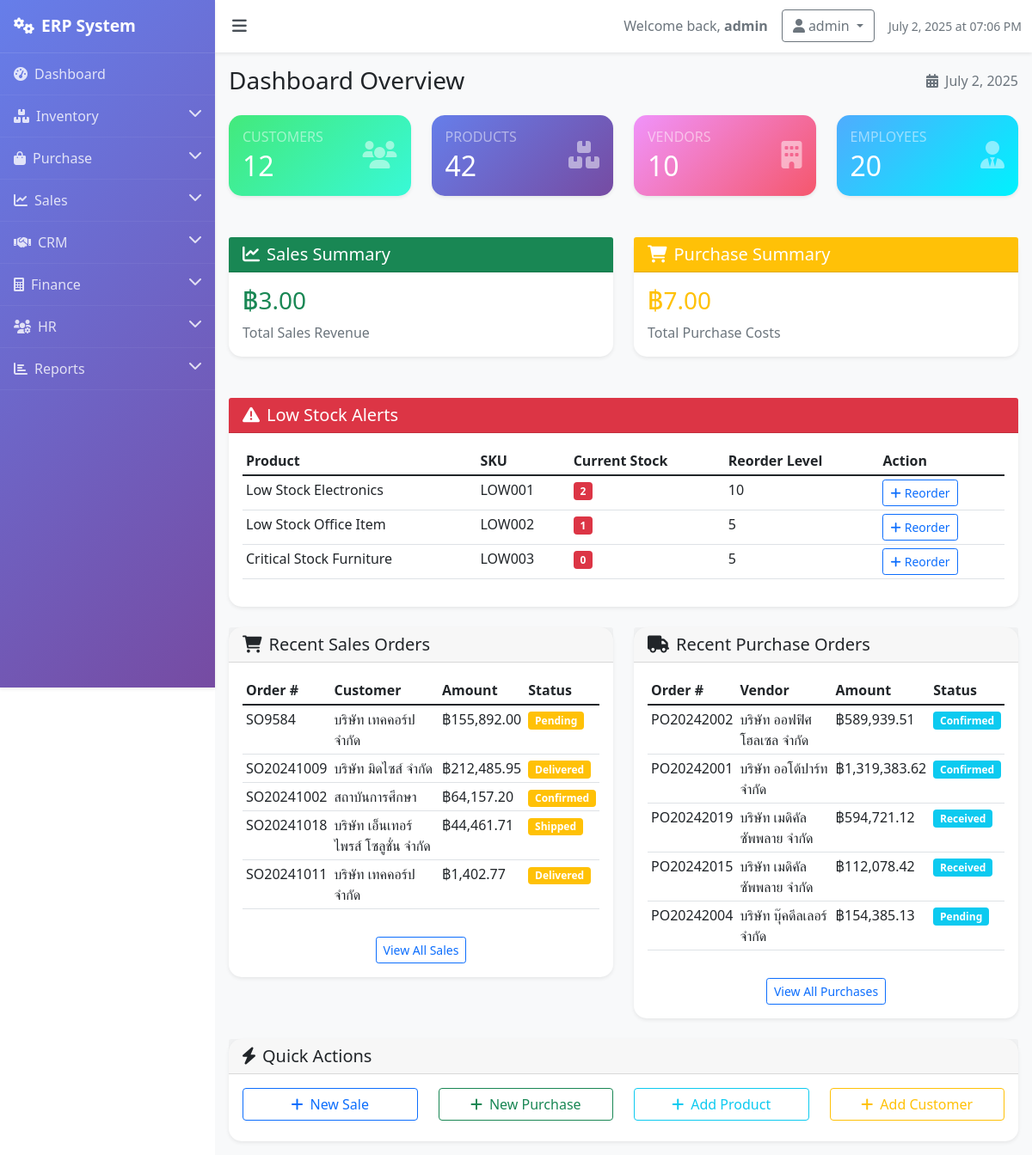
Page / (signed in) on the earlier database version.
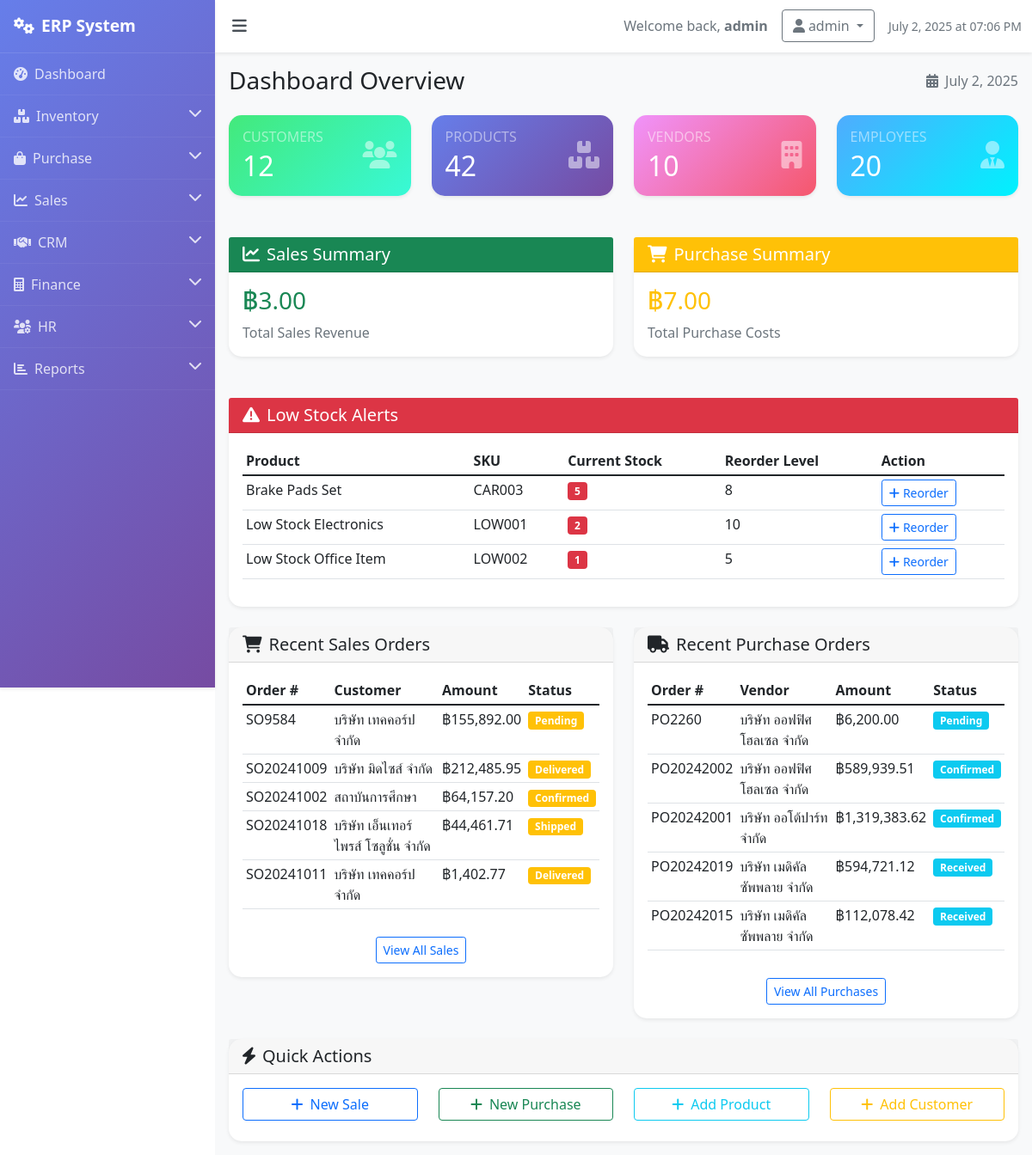
Same page on the later database version.
### models.py (models this page shows, shortened)
class Product(db.Model):
    id = db.Column(db.Integer, primary_key=True)
    name = db.Column(db.String(100), nullable=False)
    sku = db.Column(db.String(50), unique=True, nullable=False)
    description = db.Column(db.Text)
    category_id = db.Column(db.Integer, db.ForeignKey('category.id'))
    unit_price = db.Column(db.Float, nullable=False)
    cost_price = db.Column(db.Float, nullable=False)
    stock_quantity = db.Column(db.Integer, default=0)
    reorder_level = db.Column(db.Integer, default=10)
    unit_of_measure = db.Column(db.String(20), default='pcs')
    is_active = db.Column(db.Boolean, default=True)
    created_at = db.Column(db.DateTime, default=lambda: datetime.now(timezone.utc))

class SalesOrder(db.Model):
    id = db.Column(db.Integer, primary_key=True)
    so_number = db.Column(db.String(50), unique=True, nullable=False)
    customer_id = db.Column(db.Integer, db.ForeignKey('customer.id'), nullable=False)
    order_date = db.Column(db.DateTime, default=lambda: datetime.now(timezone.utc))
    delivery_date = db.Column(db.DateTime)
    status = db.Column(db.String(20), default='pending')  # pending, confirmed, shipped, delivered, cancelled
    total_amount = db.Column(db.Float, default=0.0)
    discount = db.Column(db.Float, default=0.0)
    tax_amount = db.Column(db.Float, default=0.0)
    notes = db.Column(db.Text)
    items = db.relationship('SalesOrderItem', backref='sales_order', lazy=True, cascade='all, delete-orphan')

class Customer(db.Model):
    id = db.Column(db.Integer, primary_key=True)
    name = db.Column(db.String(100), nullable=False)
    email = db.Column(db.String(120), unique=True, nullable=False)
    phone = db.Column(db.String(20))
    address = db.Column(db.Text)
    customer_type = db.Column(db.String(20), default='regular')
    credit_limit = db.Column(db.Float, default=0.0)
    created_at = db.Column(db.DateTime, default=lambda: datetime.now(timezone.utc))
    sales_orders = db.relationship('SalesOrder', backref='customer', lazy=True)

class PurchaseOrder(db.Model):
    id = db.Column(db.Integer, primary_key=True)
    po_number = db.Column(db.String(50), unique=True, nullable=False)
    vendor_id = db.Column(db.Integer, db.ForeignKey('vendor.id'), nullable=False)
    order_date = db.Column(db.DateTime, default=lambda: datetime.now(timezone.utc))
    expected_date = db.Column(db.DateTime)
    status = db.Column(db.String(20), default='pending')  # pending, confirmed, received, cancelled
    total_amount = db.Column(db.Float, default=0.0)
    notes = db.Column(db.Text)
    items = db.relationship('PurchaseOrderItem', backref='purchase_order', lazy=True, cascade='all, delete-orphan')

class Vendor(db.Model):
    id = db.Column(db.Integer, primary_key=True)
    name = db.Column(db.String(100), nullable=False)
    email = db.Column(db.String(120), unique=True, nullable=False)
    phone = db.Column(db.String(20))
    address = db.Column(db.Text)
    contact_person = db.Column(db.String(100))
    payment_terms = db.Column(db.String(50))
    created_at = db.Column(db.DateTime, default=lambda: datetime.now(timezone.utc))
    purchase_orders = db.relationship('PurchaseOrder', backref='vendor', lazy=True)

### routes.py (the view)
    @app.route('/')
    def index():
        if 'user_id' not in session:
            return redirect(url_for('login'))
        total_customers = Customer.query.count()
        total_vendors = Vendor.query.count()
        total_products = Product.query.count()
        total_employees = Employee.query.count()
        recent_sales = SalesOrder.query.order_by(SalesOrder.order_date.desc()).limit(5).all()
        recent_purchases = PurchaseOrder.query.order_by(PurchaseOrder.order_date.desc()).limit(5).all()
        low_stock_products = Product.query.filter(
            Product.stock_quantity <= Product.reorder_level,
            Product.is_active == True
        ).all()
        total_sales = db.session.query(db.func.sum(SalesOrder.total_amount)).scalar() or 0
        total_purchases = db.session.query(db.func.sum(PurchaseOrder.total_amount)).scalar() or 0
        return render_template('dashboard.html',
                             total_customers=total_customers,
                             total_vendors=total_vendors,
                             total_products=total_products,
                             total_employees=total_employees,
                             recent_sales=recent_sales,
                             recent_purchases=recent_purchases,
                             low_stock_products=low_stock_products,
                             total_sales=total_sales,
                             total_purchases=total_purchases)

### templates/dashboard.html (shortened to what the changed rows need)
{% extends "base.html" %}
{% block content %}
<div class="d-flex justify-content-between align-items-center mb-4">
    <h1 class="h3 mb-0">Dashboard Overview</h1>
</div>
<div class="row mb-4">
    <div class="col-xl-3 col-md-6 mb-4">
        <div class="card stat-card h-100">
            <div class="card-body">
                <div class="d-flex justify-content-between">
                    <div>
                        <h2 class="text-white mb-0">{{ total_customers }}</h2>
                    </div>
                </div>
            </div>
        </div>
    </div>
    <div class="col-xl-3 col-md-6 mb-4">
        <div class="card stat-card sales h-100">
            <div class="card-body">
                <div class="d-flex justify-content-between">
                    <div>
                        <h2 class="text-white mb-0">{{ total_products }}</h2>
                    </div>
                </div>
            </div>
        </div>
    </div>
    <div class="col-xl-3 col-md-6 mb-4">
        <div class="card stat-card purchases h-100">
            <div class="card-body">
                <div class="d-flex justify-content-between">
                    <div>
                        <h2 class="text-white mb-0">{{ total_vendors }}</h2>
                    </div>
                </div>
            </div>
        </div>
    </div>
    <div class="col-xl-3 col-md-6 mb-4">
        <div class="card stat-card hr h-100">
            <div class="card-body">
                <div class="d-flex justify-content-between">
                    <div>
                        <h2 class="text-white mb-0">{{ total_employees }}</h2>
                    </div>
                </div>
            </div>
        </div>
    </div>
</div>
{% if low_stock_products %}
<div class="row mb-4">
    <div class="col-12">
        <div class="card">
            <div class="card-body">
                <div class="table-responsive">
                    <table class="table table-sm">
                        <thead>
                            <tr>
                                <th>Product</th>
                                <th>SKU</th>
                                <th>Current Stock</th>
                                <th>Reorder Level</th>
                                <th>Action</th>
                            </tr>
                        </thead>
                        <tbody>
                            {% for product in low_stock_products %}
                            <tr>
                                <td>{{ product.name }}</td>
                                <td>{{ product.sku }}</td>
                                <td><span class="badge bg-danger">{{ product.stock_quantity }}</span></td>
                                <td>{{ product.reorder_level }}</td>
                                <td>
                                    <a href="{{ url_for('add_purchase_order') }}" class="btn btn-sm btn-outline-primary">
                                        <i class="fas fa-plus me-1"></i>Reorder
                                    </a>
                                </td>
                            </tr>
                            {% endfor %}
                        </tbody>
                    </table>
                </div>
            </div>
        </div>
    </div>
</div>
{% endif %}
<div class="row">
    <div class="col-md-6 mb-4">
        <div class="card">
            <div class="card-body">
                {% if recent_sales %}
                <div class="table-responsive">
                    <table class="table table-sm">
                        <thead>
                            <tr>
                                <th>Order #</th>
                                <th>Customer</th>
                                <th>Amount</th>
                                <th>Status</th>
                            </tr>
                        </thead>
                        <tbody>
                            {% for order in recent_sales %}
                            <tr>
                                <td>{{ order.so_number }}</td>
                                <td>{{ order.customer.name }}</td>
                                <td>฿{{ "{:,.2f}".format(order.total_amount or 0) }}</td>
                                <td><span class="badge bg-warning">{{ order.status.title() }}</span></td>
                            </tr>
                            {% endfor %}
                        </tbody>
                    </table>
                </div>
                {% else %}
                <p class="text-muted text-center">No recent sales orders</p>
                <div class="text-center">
                    <a href="{{ url_for('add_sales_order') }}" class="btn btn-primary btn-sm">Create Sales Order</a>
                </div>
                {% endif %}
            </div>
        </div>
    </div>
    <div class="col-md-6 mb-4">
        <div class="card">
            <div class="card-body">
                {% if recent_purchases %}
                <div class="table-responsive">
                    <table class="table table-sm">
                        <thead>
                            <tr>
                                <th>Order #</th>
                                <th>Vendor</th>
                                <th>Amount</th>
                                <th>Status</th>
                            </tr>
                        </thead>
                        <tbody>
                            {% for order in recent_purchases %}
                            <tr>
                                <td>{{ order.po_number }}</td>
                                <td>{{ order.vendor.name }}</td>
                                <td>฿{{ "{:,.2f}".format(order.total_amount or 0) }}</td>
                                <td><span class="badge bg-info">{{ order.status.title() }}</span></td>
                            </tr>
                            {% endfor %}
                        </tbody>
                    </table>
                </div>
                {% else %}
                <p class="text-muted text-center">No recent purchase orders</p>
                <div class="text-center">
                    <a href="{{ url_for('add_purchase_order') }}" class="btn btn-primary btn-sm">Create Purchase Order</a>
                </div>
                {% endif %}
            </div>
        </div>
    </div>
</div>
{% endblock %}

Differences in the rows shown:
no longer on this page (row edited): Product: name "Critical Stock Furniture", sku "LOW003", stock_quantity "0", reorder_level "5"
no longer on this page (row unchanged): PurchaseOrder: po_number "PO20242004", vendor.name "บริษัท บุ๊คดีลเลอร์ จำกัด", total_amount "154,385.13", status "Pending"
now on this page (row edited): Product: name "Brake Pads Set", sku "CAR003", stock_quantity "5", reorder_level "8"
added PurchaseOrder: po_number "PO2260", vendor.name "บริษัท ออฟฟิศ โฮลเซล จำกัด", total_amount "6,200.00", status "Pending"
